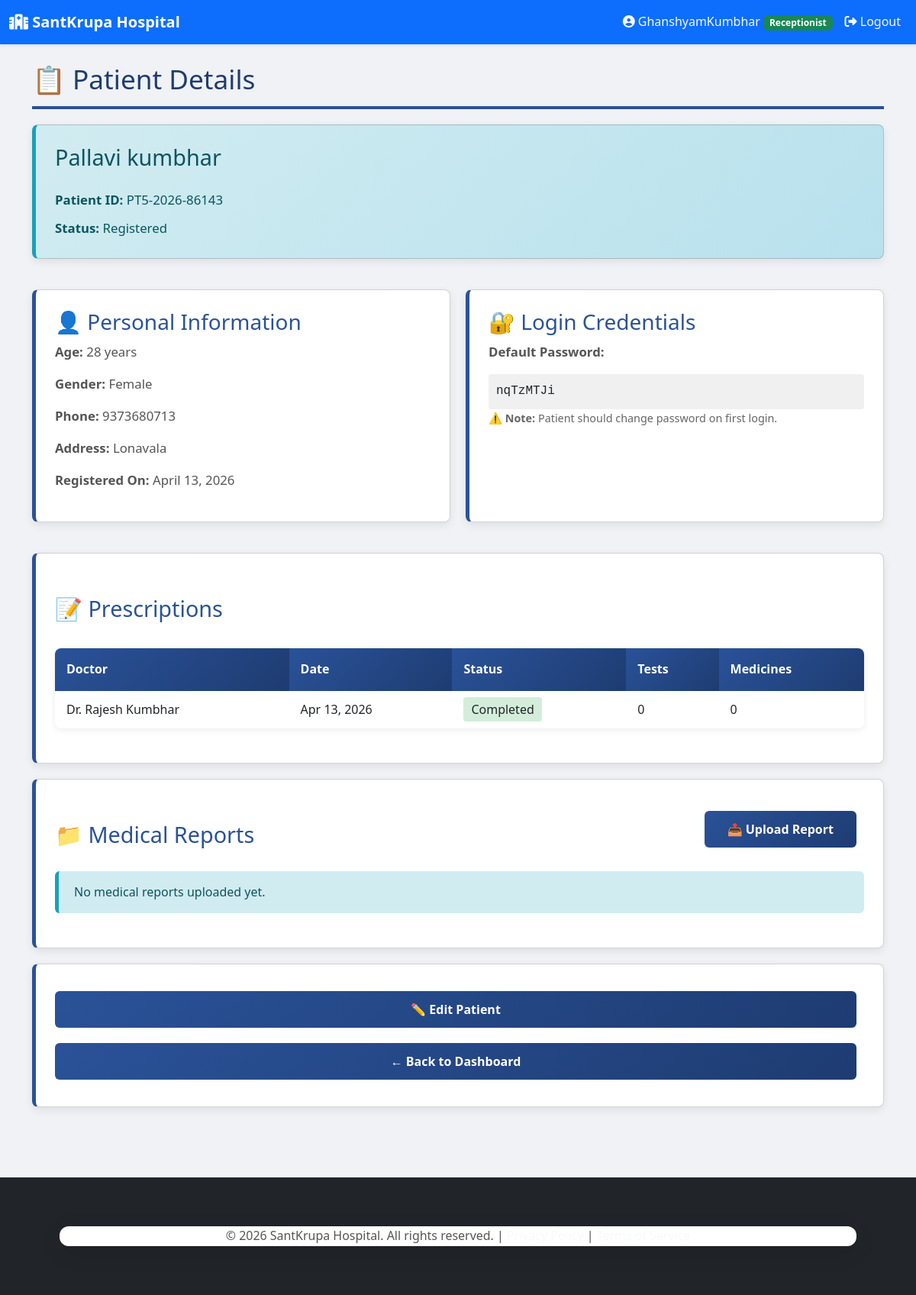
The app's page /clinic/santkrupa/reception/patient/11/ (signed in) with its own data.
### hospital/models.py (models this page shows, shortened)
class User(AbstractUser):
    ROLE_CHOICES = [
        ('super_admin', 'Super Admin'),
        ('admin', 'Clinic Admin'),
        ('doctor', 'Doctor'),
        ('receptionist', 'Receptionist'),
        ('patient', 'Patient'),
        ('lab_tech', 'Lab Technician'),
    ]
    clinic = models.ForeignKey(Clinic, on_delete=models.CASCADE, related_name='users', null=True, blank=True)
    role = models.CharField(max_length=20, choices=ROLE_CHOICES, default='patient')
    mobile_number = models.CharField(max_length=15, null=True, blank=True)
    created_at = models.DateTimeField(auto_now_add=True)
    class Meta:
        unique_together = [['clinic', 'username']]

class Patient(models.Model):
    STATUS_CHOICES = [
        ('registered', 'Registered'),
        ('in_diagnosis', 'In Diagnosis'),
        ('treatment_started', 'Treatment Started'),
        ('discharged', 'Discharged'),
    ]
    GENDER_CHOICES = [
        ('male', 'Male'),
        ('female', 'Female'),
        ('other', 'Other'),
    ]
    clinic = models.ForeignKey(Clinic, on_delete=models.CASCADE, related_name='patients', null=True, blank=True)
    patient_id = models.CharField(max_length=20, editable=False)
    user = models.OneToOneField(User, on_delete=models.CASCADE, null=True, blank=True)
    patient_name = models.CharField(max_length=100)
    age = models.IntegerField()
    gender = models.CharField(max_length=10, choices=GENDER_CHOICES, blank=True)
    address = models.TextField()
    phone_number = models.CharField(max_length=15)
    date_of_birth = models.DateField(null=True, blank=True)
    weight = models.FloatField(null=True, blank=True)
    registration_date = models.DateField(auto_now_add=True)
    status = models.CharField(max_length=20, choices=STATUS_CHOICES, default='registered')
    default_password = models.CharField(max_length=20, blank=True)
    registered_by = models.ForeignKey(User, on_delete=models.SET_NULL, null=True, blank=True,
                                     related_name='patients_registered',
                                     limit_choices_to={'role': 'receptionist'})
    objects = ClinicManager()
    class Meta:
        ordering = ['-registration_date']
        unique_together = [['clinic', 'patient_id']]
        indexes = [
            models.Index(fields=['clinic', 'registration_date']),
            models.Index(fields=['clinic', 'phone_number']),
            models.Index(fields=['clinic', 'patient_name']),
            models.Index(fields=['clinic', 'patient_id']),
        ]

class Prescription(models.Model):
    STATUS_CHOICES = [
        ('pending', 'Pending'),
        ('completed', 'Completed'),
        ('cancelled', 'Cancelled'),
    ]
    clinic = models.ForeignKey(Clinic, on_delete=models.CASCADE, related_name='prescriptions', null=True, blank=True)
    patient = models.ForeignKey(Patient, on_delete=models.CASCADE, related_name='prescriptions')
    doctor = models.ForeignKey(Doctor, on_delete=models.SET_NULL, null=True, related_name='prescriptions')
    prescription_date = models.DateTimeField(auto_now_add=True)
    status = models.CharField(max_length=20, choices=STATUS_CHOICES, default='pending')
    admission_recommended = models.BooleanField(default=False, help_text="Doctor recommends patient admission to hospital")
    admission_reason = models.TextField(blank=True, help_text="Reason for recommending admission")
    objects = ClinicManager()
    class Meta:
        ordering = ['-prescription_date']

class Doctor(models.Model):
    clinic = models.ForeignKey(Clinic, on_delete=models.CASCADE, related_name='doctors', null=True, blank=True)
    user = models.OneToOneField(User, on_delete=models.CASCADE)
    specialization = models.CharField(max_length=100)
    license_number = models.CharField(max_length=50)
    objects = ClinicManager()
    class Meta:
        unique_together = [['clinic', 'license_number']]

### hospital/views.py (the view)
# urls.py: path('reception/patient/<int:patient_id>/', views.view_patient_details, name='patient_details'),
@login_required(login_url='login')
def view_patient_details(request, clinic_slug, patient_id):
    if request.user.role not in ['receptionist', 'admin', 'super_admin']:
        return redirect('homepage')
    clinic = get_clinic_from_slug_or_middleware(clinic_slug, request)
    patient = get_object_or_404(Patient, id=patient_id, clinic=clinic )
    prescriptions = patient.prescriptions.all()
    medical_reports = patient.medical_reports.all()
    context = {
        'patient': patient,
        'prescriptions': prescriptions,
        'medical_reports': medical_reports,
        'clinic': clinic,
    }
    return render(request, 'hospital/reception/patient_details.html', context)

### hospital/managers.py (called while the page is built)
    def get_queryset(self):
        return super().get_queryset()

### hospital/views.py (called while the page is built)
def get_clinic_from_slug_or_middleware(clinic_slug, request):
    if clinic_slug:
        try:
            return Clinic.objects.get(slug=clinic_slug)
        except Clinic.DoesNotExist:
            return None
    if hasattr(request, 'clinic') and request.clinic:
        return request.clinic
    if request.user.is_authenticated and hasattr(request.user, 'clinic'):
        return request.user.clinic
    return None

### hospital/templates/hospital/reception/patient_details.html (shortened to what this page needs)
{% extends "hospital/base.html" %}
{% block content %}
<h1>📋 Patient Details</h1>
<div class="card" style="background: linear-gradient(135deg, #d1ecf1 0%, #b8e1ed 100%); border-left-color: #17a2b8;">
    <h2 style="color: #0c5460; margin-top: 0;">{{ patient.patient_name }}</h2>
    <p style="color: #0c5460; margin: 10px 0;"><strong>Patient ID:</strong> {{ patient.patient_id }}</p>
    <p style="color: #0c5460; margin: 0;"><strong>Status:</strong> {{ patient.get_status_display }}</p>
</div>
<div style="display: grid; grid-template-columns: repeat(auto-fit, minmax(250px, 1fr)); gap: 20px; margin: 20px 0;">
    <div class="card">
        <h3 style="margin-top: 0;">👤 Personal Information</h3>
        <p><strong>Age:</strong> {{ patient.age }} years</p>
        <p><strong>Gender:</strong> {{ patient.get_gender_display }}</p>
        <p><strong>Phone:</strong> {{ patient.phone_number }}</p>
        <p><strong>Address:</strong> {{ patient.address }}</p>
        <p><strong>Registered On:</strong> {{ patient.registration_date }}</p>
    </div>
    <div class="card">
        <h3 style="margin-top: 0;">🔐 Login Credentials</h3>
        <p><strong>Default Password:</strong></p>
        <div style="background: #f0f0f0; padding: 10px; border-radius: 4px; font-family: monospace;">
            {{ patient.default_password }}
        </div>
        <p style="font-size: 0.9em; color: #666;">
            <strong>⚠️ Note:</strong> Patient should change password on first login.
        </p>
    </div>
</div>
<div class="card">
    <h2>📝 Prescriptions</h2>
    {% if prescriptions %}
        <table>
            <thead>
                <tr>
                    <th>Doctor</th>
                    <th>Date</th>
                    <th>Status</th>
                    <th>Tests</th>
                    <th>Medicines</th>
                </tr>
            </thead>
            <tbody>
                {% for prescription in prescriptions %}
                <tr>
                    <td>Dr. {{ prescription.doctor.user.first_name }} {{ prescription.doctor.user.last_name }}</td>
                    <td>{{ prescription.prescription_date|date:"M d, Y" }}</td>
                    <td>
                        <span style="background:
                            {% if prescription.status == 'pending' %}#fff3cd
                            {% elif prescription.status == 'completed' %}#d4edda
                            {% else %}#f8d7da{% endif %};
                            padding: 5px 10px; border-radius: 4px;">
                            {{ prescription.get_status_display }}
                        </span>
                    </td>
                    <td>{{ prescription.tests.count }}</td>
                    <td>{{ prescription.medicines.count }}</td>
                </tr>
                {% endfor %}
            </tbody>
        </table>
    {% else %}
        <div class="alert-info">No prescriptions yet.</div>
    {% endif %}
</div>
<div class="card">
    <div style="display: flex; justify-content: space-between; align-items: center; margin-bottom: 15px;">
        <h2>📁 Medical Reports</h2>
        <a href="{% url 'receptionist_upload_medical_report' patient_id=patient.id clinic_slug=clinic.slug %}" class="btn" style="background-color: #4caf50; border-color: #4caf50;">📤 Upload Report</a>
    </div>
    {% if medical_reports %}
        <div style="max-height: 600px; overflow-y: auto;">
            {% for report in medical_reports %}
                <div style="background-color: #f5f5f5; padding: 15px; margin-bottom: 10px; border-left: 4px solid #ff9800; border-radius: 4px;">
                    <div style="display: flex; justify-content: space-between; align-items: start;">
                        <div style="flex: 1;">
                            <p style="margin: 0; font-weight: bold; color: #333;">📎 {{ report.report_type }}</p>
                            <p style="margin: 5px 0 0 0; color: #666; font-size: 12px;">{{ report.uploaded_at|date:"M d, Y H:i" }}</p>
                        </div>
                    </div>
                    {% if report.description %}
                    <p style="margin: 8px 0 0 0; font-size: 12px;">{{ report.description }}</p>
                    {% endif %}
                    <div style="margin-top: 10px;">
                        {% if ".jpg" in report.report_file.url|lower or ".jpeg" in report.report_file.url|lower or ".png" in report.report_file.url|lower %}
                            <img src="{{ report.report_file.url }}" alt="Report Image" style="max-width: 300px; max-height: 200px; display: block; margin-bottom: 8px; border: 1px solid #ccc; border-radius: 4px;">
                        {% elif ".pdf" in report.report_file.url|lower %}
                            <embed src="{{ report.report_file.url }}" type="application/pdf" width="100%" height="300px" style="border: 1px solid #ccc; border-radius: 4px; margin-bottom: 8px;" />
                        {% endif %}
                        <a href="{{ report.report_file.url }}" target="_blank" download class="btn" style="background-color: #2196f3; border: none; padding: 6px 12px; font-size: 12px; display: inline-block;">📥 Download</a>
                    </div>
                </div>
            {% endfor %}
        </div>
    {% else %}
        <div class="alert-info">No medical reports uploaded yet.</div>
    {% endif %}
</div>
<div class="card" style="text-align: center;">
    <a href="{% url 'edit_patient' patient_id=patient.id clinic_slug=clinic.slug %}" class="btn" style="background-color: #2196f3; border-color: #2196f3; margin-right: 10px;">✏️ Edit Patient</a>
    <a href="{% if clinic %}{% url 'reception_dashboard' clinic.slug %}{% else %}{% url 'homepage' %}{% endif %}" class="btn btn-secondary">← Back to Dashboard</a>
</div>
{% endblock %}

### hospital/templates/hospital/base.html (shortened to what this page needs)
{% load static %}
<!DOCTYPE html>
<html lang="en">
<head>
    <link href="https://cdnjs.cloudflare.com/ajax/libs/bootstrap/5.3.0/css/bootstrap.min.css" rel="stylesheet">
    <link rel="stylesheet" href="https://cdnjs.cloudflare.com/ajax/libs/font-awesome/6.4.0/css/all.min.css">
    <link rel="stylesheet" type="text/css" href="{% static 'style.css' %}">
</head>
<body>
    <nav class="navbar navbar-expand-lg navbar-dark bg-primary shadow-sm">
        <div class="container-fluid">
            <a class="navbar-brand fw-bold fs-5" href="{% url 'homepage' %}">
                <i class="fas fa-hospital"></i> SantKrupa Hospital
            </a>
            <div class="collapse navbar-collapse" id="navbarNav">
                <ul class="navbar-nav ms-auto">
                    {% if user.is_authenticated %}
                        <li class="nav-item">
                            <span class="nav-link text-light">
                                <i class="fas fa-user-circle"></i> {{ user.username }}
                                <span class="badge bg-success">{{ user.get_role_display }}</span>
                            </span>
                        </li>
                        <li class="nav-item">
                            <a class="nav-link text-light" href="{% url 'logout' %}">
                                <i class="fas fa-sign-out-alt"></i> Logout
                            </a>
                        </li>
                    {% else %}
                        <li class="nav-item">
                            <a class="nav-link text-light" href="{% url 'login' %}">
                                <i class="fas fa-sign-in-alt"></i> Login
                            </a>
                        </li>
                    {% endif %}
                </ul>
            </div>
        </div>
    </nav>
    <main class="min-vh-100 py-4">
        <div class="container-lg">
            {% block content %}
            {% endblock %}
        </div>
    </main>
    <footer class="bg-dark text-light py-4 mt-5">
        <div class="container text-center">
            <p class="mb-0">&copy; 2026 SantKrupa Hospital. All rights reserved. |
            <a href="#" class="text-light">Privacy Policy</a> |
            <a href="#" class="text-light">Terms of Service</a></p>
        </div>
    </footer>
</body>
</html>

### static/style.css (style rules this page uses)
* { margin: 0; padding: 0; box-sizing: border-box; }
body { font-family: 'Segoe UI', Tahoma, Geneva, Verdana, sans-serif; background-color: #f0f2f5; color: #333; line-height: 1.6; }
.container { width: 90%; max-width: 1200px; margin: 40px auto; padding: 0; background: #fff; box-shadow: 0 8px 30px rgba(0, 0, 0, 0.1); border-radius: 12px; overflow: hidden; }
h1 { color: #1e3c72; margin-bottom: 20px; font-size: 2.2em; border-bottom: 4px solid #2a5298; padding-bottom: 15px; }
h2 { color: #2a5298; margin-top: 30px; margin-bottom: 15px; font-size: 1.8em; }
h3 { color: #2a5298; margin-top: 20px; margin-bottom: 10px; }
p { margin-bottom: 15px; color: #555; font-size: 1.05em; }
button, .btn, a.btn { background: linear-gradient(135deg, #2a5298 0%, #1e3c72 100%); color: #fff; padding: 12px 30px; border: none; border-radius: 6px; cursor: pointer; font-size: 1em; font-weight: 600; transition: all 0.3s ease; text-decoration: none; display: inline-block; margin: 10px 10px 10px 0; }
.btn-secondary { background: linear-gradient(135deg, #6c757d 0%, #5a6268 100%); }
a { color: #2a5298; text-decoration: none; font-weight: 500; transition: color 0.3s ease; }
.card { background: #fff; border-left: 5px solid #2a5298; border-radius: 8px; padding: 25px; margin: 20px 0; box-shadow: 0 4px 12px rgba(0, 0, 0, 0.08); transition: all 0.3s ease; }
.info-message, .alert-info { background-color: #d1ecf1; color: #0c5460; padding: 15px 20px; border-radius: 6px; margin-bottom: 20px; border-left: 5px solid #17a2b8; }
table { width: 100%; border-collapse: collapse; margin: 20px 0; box-shadow: 0 2px 8px rgba(0, 0, 0, 0.08); border-radius: 8px; overflow: hidden; }
th { background: linear-gradient(135deg, #2a5298 0%, #1e3c72 100%); color: #fff; padding: 15px; text-align: left; font-weight: 600; }
td { padding: 12px 15px; border-bottom: 1px solid #e0e0e0; }
tr:last-child td { border-bottom: none; }
footer { background: #1e3c72; color: #fff; text-align: center; padding: 20px; margin-top: 40px; font-size: 0.95em; }
:root { --primary-color: #0d6efd; --success-color: #198754; --danger-color: #dc3545; --warning-color: #ffc107; --info-color: #0dcaf0; }

### records on screen
User: username "GhanshyamKumbhar", role "Receptionist"
Patient: patient_name "Pallavi kumbhar", patient_id "PT5-2026-86143", status "Registered", age "28", gender "Female", phone_number "9373680713", address "Lonavala", registration_date "April 13, 2026", default_password "nqTzMTJi"
Prescription: doctor.user.first_name "Rajesh", doctor.user.last_name "Kumbhar", prescription_date "Apr 13, 2026", status "Completed", tests.count "0", medicines.count "0"
